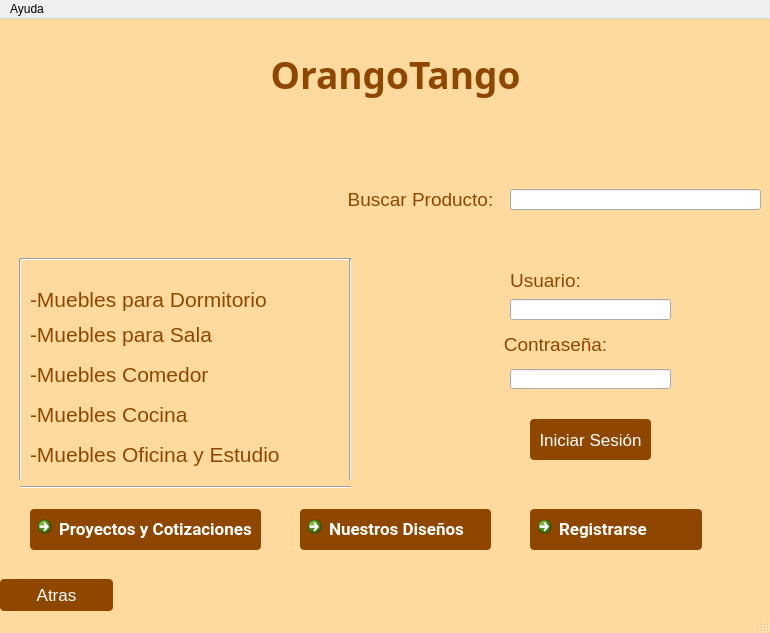
<?xml version="1.0" encoding="UTF-8"?>
<ui version="4.0">
 <class>MainWindow</class>
 <widget class="QMainWindow" name="MainWindow">
  <property name="geometry">
   <rect>
    <x>0</x>
    <y>0</y>
    <width>770</width>
    <height>633</height>
   </rect>
  </property>
  <property name="windowTitle">
   <string>OrangoTango 1.0</string>
  </property>
  <property name="styleSheet">
   <string notr="true">/*Cambiamos el color de la ventana*/

	#MainWindow{
	
		
		
	background-color: rgb(255, 218, 158);
		/*background-color: #009688;*/
	    /*background-color: rgb(255, 128, 0);*/
	    /*background-color: rgb(255, 79, 79);*/
	}

	/*Estilos para el botón*/
	#atras,#BotonIniciarS,#BotonNDisenos,#BotonProyectos,#BotonRegistrarse{
		
	background-color: rgb(143, 71, 0);
		border-radius: 4px;
		color: #fff;
		font-family: 'Roboto';
		font-size: 17px;
	}
	
	
	/*Definimos el estilo para un efecto hover sobre el botón,
	este cambiará su background cuando pasemos el mouse por
	encima*/
	#atras:hover,#BotonIniciarS:hover,#BotonNDisenos:hover,#BotonProyectos:hover,#BotonRegistrarse:hover{
		
	background-color: #ff7043;;
	}

	
	/*Definimos los estilos para los QLabel*/
					

	#Reloj{
		
		color: rgb(143, 71, 0);
	}
	
	#frame,#frame_2,#frame_3,#frame_4{
	
	background-color: rgb(143, 71, 0);
	}</string>
  </property>
  <property name="unifiedTitleAndToolBarOnMac">
   <bool>false</bool>
  </property>
  <widget class="QWidget" name="centralWidget">
   <property name="accessibleName">
    <string/>
   </property>
   <property name="autoFillBackground">
    <bool>false</bool>
   </property>
   <widget class="QLabel" name="label_9">
    <property name="geometry">
     <rect>
      <x>30</x>
      <y>420</y>
      <width>291</width>
      <height>31</height>
     </rect>
    </property>
    <property name="text">
     <string>&lt;html&gt;&lt;head/&gt;&lt;body&gt;&lt;p&gt;&lt;span style=&quot; font-size:16pt; color:#8f4700;&quot;&gt;-Muebles Oficina y Estudio&lt;/span&gt;&lt;/p&gt;&lt;/body&gt;&lt;/html&gt;</string>
    </property>
   </widget>
   <widget class="QLabel" name="label_2">
    <property name="geometry">
     <rect>
      <x>260</x>
      <y>30</y>
      <width>271</width>
      <height>51</height>
     </rect>
    </property>
    <property name="font">
     <font>
      <family>Matura MT Script Capitals</family>
     </font>
    </property>
    <property name="styleSheet">
     <string notr="true">border-color: rgb(255, 255, 255);
gridline-color: rgb(85, 255, 255);</string>
    </property>
    <property name="text">
     <string>&lt;html&gt;&lt;head/&gt;&lt;body&gt;&lt;p align=&quot;center&quot;&gt;&lt;span style=&quot; font-size:28pt; font-weight:600; color:#8f4700;&quot;&gt;OrangoTango&lt;/span&gt;&lt;/p&gt;&lt;/body&gt;&lt;/html&gt;</string>
    </property>
   </widget>
   <widget class="QLineEdit" name="BuscarP">
    <property name="geometry">
     <rect>
      <x>510</x>
      <y>170</y>
      <width>251</width>
      <height>21</height>
     </rect>
    </property>
    <property name="text">
     <string/>
    </property>
   </widget>
   <widget class="QLabel" name="label_6">
    <property name="geometry">
     <rect>
      <x>30</x>
      <y>300</y>
      <width>211</width>
      <height>31</height>
     </rect>
    </property>
    <property name="font">
     <font>
      <family>MS Shell Dlg 2</family>
      <pointsize>15</pointsize>
     </font>
    </property>
    <property name="text">
     <string>&lt;html&gt;&lt;head/&gt;&lt;body&gt;&lt;p&gt;&lt;span style=&quot; font-size:16pt; color:#8f4700;&quot;&gt;-Muebles para Sala&lt;/span&gt;&lt;/p&gt;&lt;/body&gt;&lt;/html&gt;</string>
    </property>
   </widget>
   <widget class="Line" name="line_3">
    <property name="geometry">
     <rect>
      <x>20</x>
      <y>230</y>
      <width>331</width>
      <height>20</height>
     </rect>
    </property>
    <property name="orientation">
     <enum>Qt::Horizontal</enum>
    </property>
   </widget>
   <widget class="QLabel" name="label_10">
    <property name="geometry">
     <rect>
      <x>340</x>
      <y>160</y>
      <width>161</width>
      <height>41</height>
     </rect>
    </property>
    <property name="text">
     <string>&lt;html&gt;&lt;head/&gt;&lt;body&gt;&lt;p align=&quot;center&quot;&gt;&lt;span style=&quot; font-size:14pt; color:#8f4700;&quot;&gt;Buscar Producto:&lt;/span&gt;&lt;/p&gt;&lt;/body&gt;&lt;/html&gt;</string>
    </property>
   </widget>
   <widget class="QLineEdit" name="Usuario">
    <property name="geometry">
     <rect>
      <x>510</x>
      <y>280</y>
      <width>161</width>
      <height>21</height>
     </rect>
    </property>
   </widget>
   <widget class="QCommandLinkButton" name="BotonNDisenos">
    <property name="geometry">
     <rect>
      <x>300</x>
      <y>490</y>
      <width>191</width>
      <height>41</height>
     </rect>
    </property>
    <property name="font">
     <font>
      <family>Roboto</family>
      <pointsize>-1</pointsize>
     </font>
    </property>
    <property name="styleSheet">
     <string notr="true">color: rgb(255, 255, 255);</string>
    </property>
    <property name="text">
     <string>Nuestros Diseños</string>
    </property>
   </widget>
   <widget class="QLabel" name="label_3">
    <property name="geometry">
     <rect>
      <x>30</x>
      <y>260</y>
      <width>311</width>
      <height>41</height>
     </rect>
    </property>
    <property name="font">
     <font>
      <family>MS Shell Dlg 2</family>
      <pointsize>12</pointsize>
     </font>
    </property>
    <property name="text">
     <string>&lt;html&gt;&lt;head/&gt;&lt;body&gt;&lt;p&gt;&lt;span style=&quot; font-size:16pt; color:#8f4700;&quot;&gt;-Muebles para Dormitorio&lt;/span&gt;&lt;/p&gt;&lt;/body&gt;&lt;/html&gt;</string>
    </property>
   </widget>
   <widget class="QLabel" name="label_12">
    <property name="geometry">
     <rect>
      <x>60</x>
      <y>20</y>
      <width>131</width>
      <height>151</height>
     </rect>
    </property>
    <property name="text">
     <string/>
    </property>
    <property name="pixmap">
     <pixmap>../../../Downloads/1.0/Imagenes/logo.png</pixmap>
    </property>
   </widget>
   <widget class="QLineEdit" name="Contra">
    <property name="geometry">
     <rect>
      <x>510</x>
      <y>350</y>
      <width>161</width>
      <height>20</height>
     </rect>
    </property>
    <property name="echoMode">
     <enum>QLineEdit::Password</enum>
    </property>
    <property name="clearButtonEnabled">
     <bool>true</bool>
    </property>
   </widget>
   <widget class="Line" name="line_2">
    <property name="geometry">
     <rect>
      <x>340</x>
      <y>240</y>
      <width>20</width>
      <height>221</height>
     </rect>
    </property>
    <property name="orientation">
     <enum>Qt::Vertical</enum>
    </property>
   </widget>
   <widget class="QPushButton" name="BotonIniciarS">
    <property name="geometry">
     <rect>
      <x>530</x>
      <y>400</y>
      <width>121</width>
      <height>41</height>
     </rect>
    </property>
    <property name="text">
     <string>Iniciar Sesión</string>
    </property>
   </widget>
   <widget class="QLabel" name="label_4">
    <property name="geometry">
     <rect>
      <x>500</x>
      <y>250</y>
      <width>91</width>
      <height>21</height>
     </rect>
    </property>
    <property name="font">
     <font>
      <family>MS Shell Dlg 2</family>
      <pointsize>14</pointsize>
     </font>
    </property>
    <property name="text">
     <string>&lt;html&gt;&lt;head/&gt;&lt;body&gt;&lt;p align=&quot;center&quot;&gt;&lt;span style=&quot; font-size:14pt; color:#8f4700;&quot;&gt;Usuario:&lt;/span&gt;&lt;/p&gt;&lt;/body&gt;&lt;/html&gt;</string>
    </property>
   </widget>
   <widget class="QLabel" name="label_8">
    <property name="geometry">
     <rect>
      <x>30</x>
      <y>380</y>
      <width>201</width>
      <height>31</height>
     </rect>
    </property>
    <property name="text">
     <string>&lt;html&gt;&lt;head/&gt;&lt;body&gt;&lt;p&gt;&lt;span style=&quot; font-size:16pt; color:#8f4700;&quot;&gt;-Muebles Cocina&lt;/span&gt;&lt;/p&gt;&lt;/body&gt;&lt;/html&gt;</string>
    </property>
   </widget>
   <widget class="QLabel" name="label_14">
    <property name="geometry">
     <rect>
      <x>500</x>
      <y>310</y>
      <width>111</width>
      <height>31</height>
     </rect>
    </property>
    <property name="text">
     <string>&lt;html&gt;&lt;head/&gt;&lt;body&gt;&lt;p align=&quot;center&quot;&gt;&lt;span style=&quot; font-size:14pt; color:#8f4700;&quot;&gt;Contraseña:&lt;/span&gt;&lt;/p&gt;&lt;/body&gt;&lt;/html&gt;</string>
    </property>
   </widget>
   <widget class="Line" name="line">
    <property name="geometry">
     <rect>
      <x>20</x>
      <y>460</y>
      <width>331</width>
      <height>16</height>
     </rect>
    </property>
    <property name="orientation">
     <enum>Qt::Horizontal</enum>
    </property>
   </widget>
   <widget class="QCommandLinkButton" name="BotonProyectos">
    <property name="geometry">
     <rect>
      <x>30</x>
      <y>490</y>
      <width>231</width>
      <height>41</height>
     </rect>
    </property>
    <property name="font">
     <font>
      <family>Roboto</family>
      <pointsize>-1</pointsize>
     </font>
    </property>
    <property name="styleSheet">
     <string notr="true">color: rgb(255, 255, 255);</string>
    </property>
    <property name="text">
     <string>Proyectos y Cotizaciones</string>
    </property>
   </widget>
   <widget class="QCommandLinkButton" name="BotonRegistrarse">
    <property name="geometry">
     <rect>
      <x>530</x>
      <y>490</y>
      <width>172</width>
      <height>41</height>
     </rect>
    </property>
    <property name="font">
     <font>
      <family>Roboto</family>
      <pointsize>-1</pointsize>
     </font>
    </property>
    <property name="styleSheet">
     <string notr="true">color: rgb(255, 255, 255);</string>
    </property>
    <property name="text">
     <string>Registrarse</string>
    </property>
   </widget>
   <widget class="QLabel" name="label_7">
    <property name="geometry">
     <rect>
      <x>30</x>
      <y>340</y>
      <width>211</width>
      <height>31</height>
     </rect>
    </property>
    <property name="text">
     <string>&lt;html&gt;&lt;head/&gt;&lt;body&gt;&lt;p&gt;&lt;span style=&quot; font-size:16pt; color:#8f4700;&quot;&gt;-Muebles Comedor&lt;/span&gt;&lt;/p&gt;&lt;/body&gt;&lt;/html&gt;</string>
    </property>
   </widget>
   <widget class="Line" name="line_4">
    <property name="geometry">
     <rect>
      <x>10</x>
      <y>240</y>
      <width>20</width>
      <height>221</height>
     </rect>
    </property>
    <property name="orientation">
     <enum>Qt::Vertical</enum>
    </property>
   </widget>
   <widget class="QPushButton" name="atras">
    <property name="geometry">
     <rect>
      <x>0</x>
      <y>560</y>
      <width>113</width>
      <height>32</height>
     </rect>
    </property>
    <property name="text">
     <string>Atras</string>
    </property>
   </widget>
  </widget>
  <widget class="QStatusBar" name="statusBar"/>
  <widget class="QMenuBar" name="menuBar">
   <property name="geometry">
    <rect>
     <x>0</x>
     <y>0</y>
     <width>770</width>
     <height>22</height>
    </rect>
   </property>
   <widget class="QMenu" name="menuAyuda">
    <property name="title">
     <string>Ayuda</string>
    </property>
    <addaction name="actionAcerca_de"/>
    <addaction name="actionManuela_de_aplicaci_n"/>
   </widget>
   <addaction name="menuAyuda"/>
  </widget>
  <action name="actionDormitorio">
   <property name="text">
    <string>Dormitorio</string>
   </property>
  </action>
  <action name="actionSala">
   <property name="text">
    <string>Sala</string>
   </property>
  </action>
  <action name="actionComedor">
   <property name="text">
    <string>Comedor</string>
   </property>
  </action>
  <action name="actionCocina">
   <property name="text">
    <string>Cocina</string>
   </property>
  </action>
  <action name="actionOficina_y_Estudio">
   <property name="text">
    <string>Oficina y Estudio</string>
   </property>
  </action>
  <action name="actionIdeas">
   <property name="text">
    <string>Ideas</string>
   </property>
  </action>
  <action name="actionConsultar_Proyecto">
   <property name="text">
    <string>Consultar Cotización</string>
   </property>
  </action>
  <action name="actionPreguntas_Frecuentes">
   <property name="text">
    <string>Preguntas Frecuentes</string>
   </property>
  </action>
  <action name="actionCont_ctenos">
   <property name="text">
    <string>Contáctenos</string>
   </property>
  </action>
  <action name="actionAcerca_de">
   <property name="text">
    <string>Acerca de...</string>
   </property>
  </action>
  <action name="actionManuela_de_aplicaci_n">
   <property name="text">
    <string>Manuela de aplicación</string>
   </property>
  </action>
 </widget>
 <layoutdefault spacing="6" margin="11"/>
 <resources/>
 <connections>
  <connection>
   <sender>atras</sender>
   <signal>clicked()</signal>
   <receiver>MainWindow</receiver>
   <slot>close()</slot>
   <hints>
    <hint type="sourcelabel">
     <x>63</x>
     <y>592</y>
    </hint>
    <hint type="destinationlabel">
     <x>155</x>
     <y>589</y>
    </hint>
   </hints>
  </connection>
 </connections>
 <slots>
  <slot>abrirVentana()</slot>
 </slots>
</ui>
